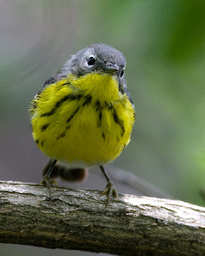
#> input picture Assignment_2/cutebird.png, 205 x 256 px, shrunk from 400 x 500 before the run
$ python template_2dconv.py
#> lines starting #> are read from the running program, lines starting #| are printed output that depends on the picture
### Assignment_2/helper.py
#helper.py
import cv2
def load_image(path):
#> called with path = 'cutebird.png'
  img = cv2.imread(path)
#> img is the input picture: shape (256, 205, 3); mean B, G, R 76.5, 108.9, 99.8
  return img
def save_image(path,image):
  cv2.imwrite(path,image)

### Assignment_2/template_2dconv.py
import numpy as np
from helper import *

def movePatchOverImg(image, filter_size, apply_filter_to_patch):
    #ADD CODE HERE
#> called with filter_size = 3
    if len(image.shape) == 3:  # Check if the image is RGB
        r, g, b = image[:, :, 0], image[:, :, 1], image[:, :, 2]
        image = 0.2989 * r + 0.5870 * g + 0.1141 * b
        #save_image("gray.png",image)

    # Determine padding needed
    pad = filter_size // 2
    padded_image = np.pad(image, ((pad, pad), (pad, pad)), mode='constant', constant_values=0)

    # Prepare output image of same size as original
    output_image = np.zeros_like(image)

    # Slide over every pixel (patch)
    for i in range(image.shape[0]):
        for j in range(image.shape[1]):
            # Extract the patch
            patch = padded_image[i:i+filter_size, j:j+filter_size]
            # Apply the filter to the patch and assign the output value
            output_image[i, j] = apply_filter_to_patch(patch)
#> call 3 of movePatchOverImg, with filter_size = 3
#> after the loop in movePatchOverImg (call 3), `for i in range(image.shape[0]):`:
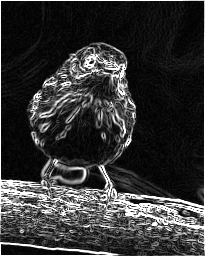
#> output_image: shape (256, 205) float64; min 0, max 255, mean 53.2
#> call 2 of load_image, with path = 'noisycutebird.png'
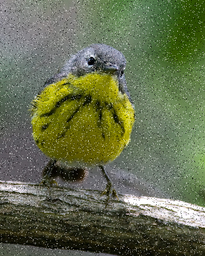
#> input picture Assignment_2/noisycutebird.png, 205 x 256 px, shrunk from 400 x 500 before the run
#> in load_image, img is the input picture: shape (256, 205, 3); mean B, G, R 79.6, 109.9, 101.3
#> call 4 of movePatchOverImg, with filter_size = 3
#> in movePatchOverImg (call 4), `r, g, b = image[:, :, 0], image[:, :, 1], image[:, :, 2]`:
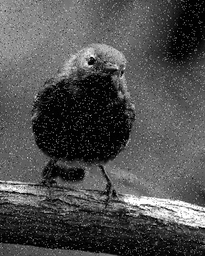
#> r: shape (256, 205); min 0, max 255, mean 79.6

    return output_image

def detect_horizontal_edge(image_patch):
    #ADD CODE HERE
    kernel = np.array([[-1, -2, -1],
                       [ 0,  0,  0],
                       [ 1,  2,  1]])

    outputval= np.sum(kernel * image_patch)
    return outputval

def detect_vertical_edge(image_patch):
    #ADD CODE HERE
    kernel = np.array([[-1,  0,  1],
                       [-2,  0,  2],
                       [-1,  0,  1]])

    outputval= np.sum(kernel * image_patch)
    return outputval

def detect_all_edges(image_patch):
    #ADD CODE HERE
    kernel_horizontal = np.array([[-1, 0, 1],
                                 [-2, 0, 2],
                                 [-1, 0, 1]])

    kernel_vertical = np.array([[-1, -2, -1],
                                [ 0,  0,  0],
                                [ 1,  2,  1]])

    # Apply the Sobel filters
    horizontal_edge = np.sum(kernel_horizontal * image_patch)
    vertical_edge = np.sum(kernel_vertical * image_patch)

    # Compute the magnitude of the gradient (all edges)
    outputval = np.sqrt(horizontal_edge**2 + vertical_edge**2)

    # Normalize to 255 scale
    outputval = np.clip(outputval, 0, 255)
    return outputval

def remove_noise(image_patch):
    #ADD CODE HERE
    flattened_patch = image_patch.flatten()
    outval = np.median(flattened_patch)
    return outval

def create_gaussian_kernel(size, sigma):
    #ADD CODE HERE
    ax = np.linspace(-(size // 2), size // 2, size)
    xx, yy = np.meshgrid(ax, ax)
    kernel = np.exp(-(xx**2 + yy**2) / (2. * sigma**2))
    output_kernel= kernel / np.sum(kernel)  # Normalize the kernel to sum to 1
    return output_kernel

def gaussian_blur(image_patch):
    #ADD CODE HERE
    kernel = create_gaussian_kernel(image_patch.shape[0], sigma=1.0)
    outputval= np.sum(kernel * image_patch)
    return outputval

def unsharp_masking(image, scale):
    #ADD CODE HERE
    # Convert the original image to grayscale
#> called with scale = 1.5
    if len(image.shape) == 3:  # Check if the image is RGB
        r, g, b = image[:, :, 0], image[:, :, 1], image[:, :, 2]
        image = 0.2989 * r + 0.5870 * g + 0.1141 * b

    # Apply Gaussian blur
    blurred_image = movePatchOverImg(image, 25, gaussian_blur)
#> after the loop in movePatchOverImg (call 5), `for i in range(image.shape[0]):`:
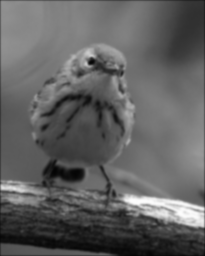
#> output_image: shape (256, 205) float64; min 4.36, max 253.2, mean 97.6
#> after the loop in movePatchOverImg (call 5), `for i in range(image.shape[0]):`:
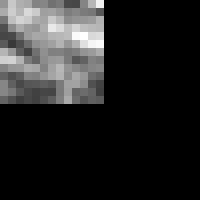
#> patch: shape (25, 25) float64 (shown 8 times larger); min 0, max 73.23, mean 10.9; drawn with min black and max white

    # Calculate the mask (difference between original and blurred image)
    mask = image - blurred_image
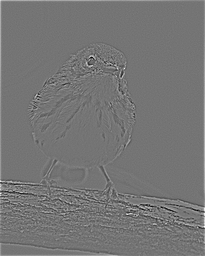
#> mask: shape (256, 205) float64; min -92.93, max 109.7, mean 0.6; drawn with min black and max white

    # Add the scaled mask to the original image to sharpen it
    sharp_image = image + scale * mask

    # Clip the values to stay in the valid range [0, 255]
    sharp_image = np.clip(sharp_image, 0, 255)
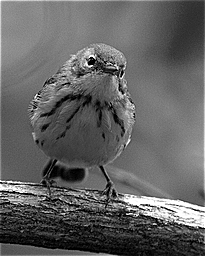
#> sharp_image: shape (256, 205) float64; min 0, max 255, mean 99.1
    out= sharp_image.astype(np.uint8)
    return out

#TASK 1
img=load_image("cutebird.png")
filter_size=3 #You may change this to any appropriate odd number
hori_edges = movePatchOverImg(img, filter_size, detect_horizontal_edge)
save_image("hori.png",hori_edges)
filter_size=3 #You may change this to any appropriate odd number
vert_edges = movePatchOverImg(img, filter_size, detect_vertical_edge)
save_image("vert.png",vert_edges)
filter_size=3 #You may change this to any appropriate odd number
all_edges = movePatchOverImg(img, filter_size, detect_all_edges)
save_image("alledge.png",all_edges)

#TASK 2
noisyimg=load_image("noisycutebird.png")
filter_size=3 #You may change this to any appropriate odd number
denoised = movePatchOverImg(noisyimg, filter_size, remove_noise)
save_image("denoised.png",denoised)

#TASK 3
scale= 1.5#You may use any appropriate positive number (ideally between 1 and 3)
save_image("unsharpmask.png",unsharp_masking(img,scale))
